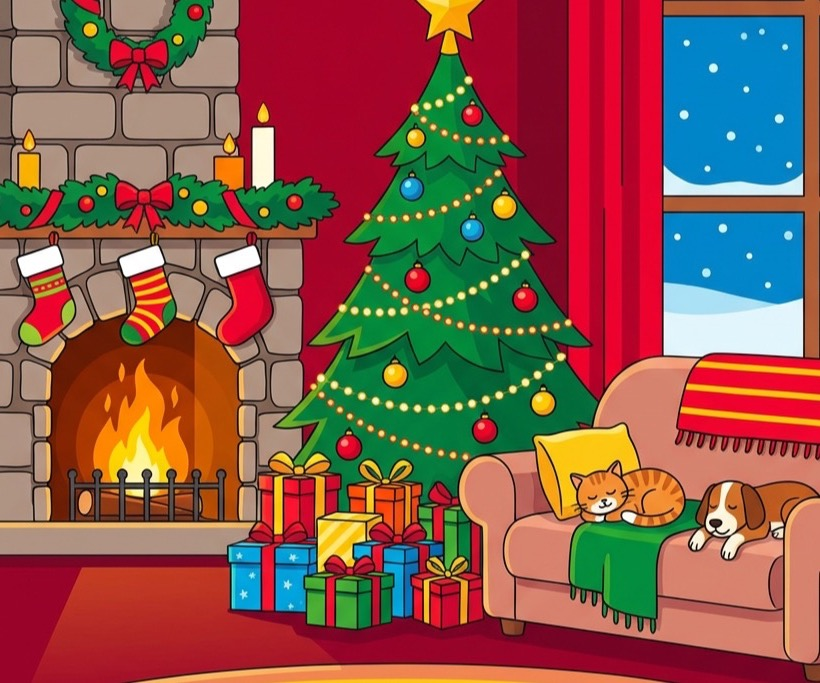
#> input picture assets/images/season1_stage1_3to2_v2_orig.png, 820 x 683 px, found by its file name
$ python crop_images.py
#> lines starting #> are read from the running program, lines starting #| are printed output that depends on the picture
from PIL import Image
import os

def crop_center(pil_img, crop_width, crop_height):
    img_width, img_height = pil_img.size
    return pil_img.crop(((img_width - crop_width) // 2,
                         (img_height - crop_height) // 2,
                         (img_width + crop_width) // 2,
                         (img_height + crop_height) // 2))

def crop_to_aspect_ratio(image_path, target_ratio=1.5):
#> called with target_ratio = 1.5
    try:
        img = Image.open(image_path)
#> img is the input picture: PIL image 820x683 RGB; mean R, G, B 136.8, 87.4, 75
        width, height = img.size
#> width = 820; height = 683
        current_ratio = width / height
#> current_ratio = 1.2

        if abs(current_ratio - target_ratio) < 0.01:
            print(f"Image {image_path} is already close to target ratio.")
            return

        print(f"Cropping {image_path} from {width}x{height} (Ratio: {current_ratio:.2f}) to 3:2")
#| Cropping /Users/trinity/Projects/find-difference/find-the-difference/assets/images/season1_stage1_3to2_v2_orig.png from 820x683 (Ratio: 1.20) to 3:2

        if current_ratio > target_ratio:
            # Too wide, crop width
            new_width = int(height * target_ratio)
            new_height = height
        else:
            # Too tall (square is usually here), crop height
            new_width = width
#> new_width = 820
            new_height = int(width / target_ratio)
#> new_height = 546

        cropped_img = crop_center(img, new_width, new_height)
#> in crop_center, `return pil_img.crop(((img_width - crop_width) // 2, (img_height - crop..`:
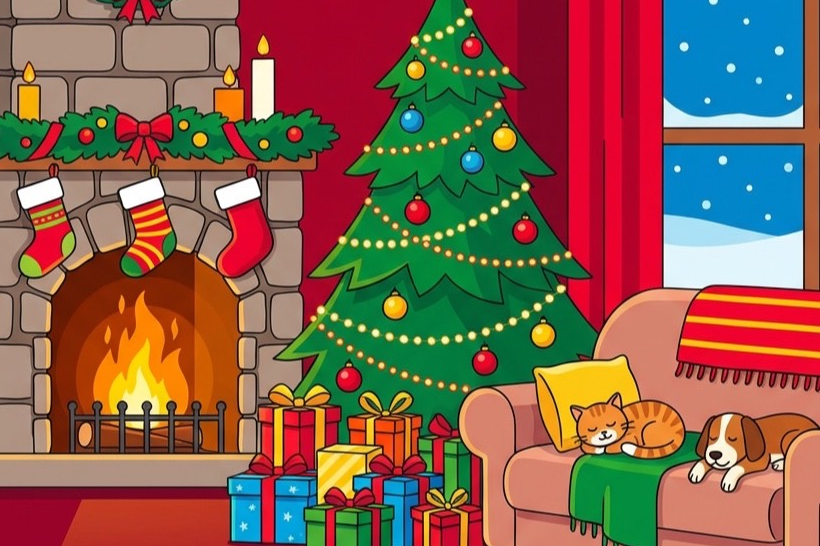
#> returned value: PIL image 820x546 RGB; mean R, G, B 133.6, 95.4, 77.8
        cropped_img.save(image_path)
        print(f"Saved {image_path} as {new_width}x{new_height}")
#| Saved /Users/trinity/Projects/find-difference/find-the-difference/assets/images/season1_stage1_3to2_v2_orig.png as 820x546

    except Exception as e:
        print(f"Error processing {image_path}: {e}")

# Paths to the V2 images
base_path = "/Users/trinity/Projects/find-difference/find-the-difference/assets/images"
images = [
    os.path.join(base_path, "season1_stage1_3to2_v2_orig.png"),
    os.path.join(base_path, "season1_stage1_3to2_v2_diff.png")
]

for img_path in images:
    crop_to_aspect_ratio(img_path, 3/2)
#> pass 2 of the loop `for img_path in images:`:
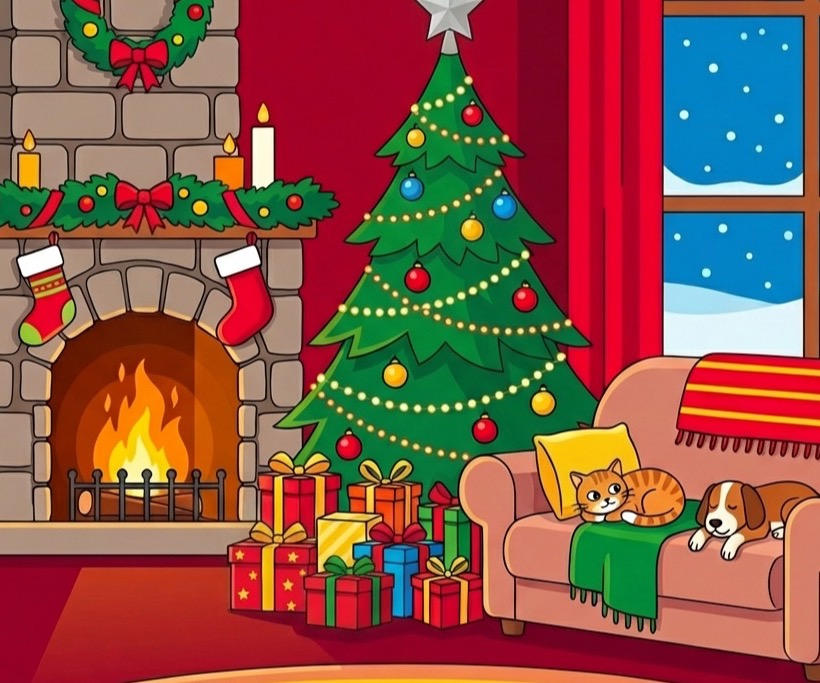
#> input picture assets/images/season1_stage1_3to2_v2_diff.png, 820 x 683 px, found by its file name
#> in crop_to_aspect_ratio, img is the input picture: PIL image 820x683 RGB; mean R, G, B 136.5, 83.6, 71.5
#| Cropping /Users/trinity/Projects/find-difference/find-the-difference/assets/images/season1_stage1_3to2_v2_diff.png from 820x683 (Ratio: 1.20) to 3:2
#> in crop_center (call 2), `return pil_img.crop(((img_width - crop_width) // 2, (img_height - crop..`:
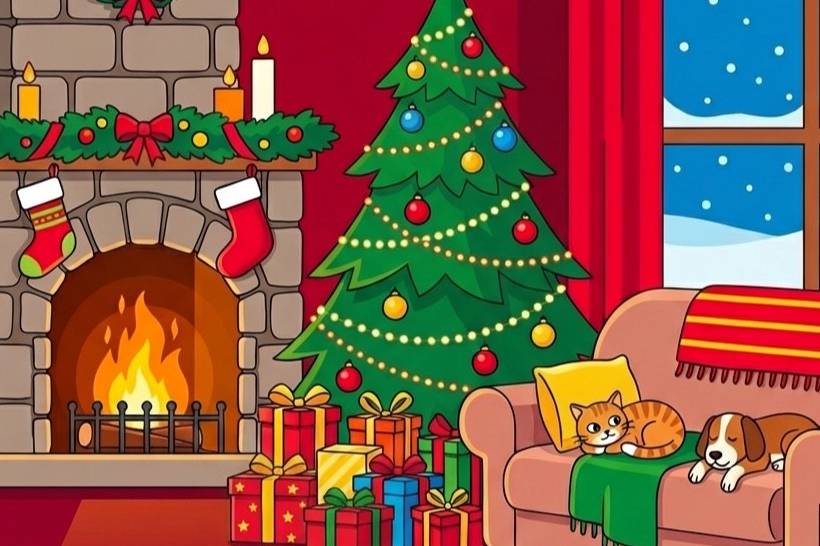
#> returned value: PIL image 820x546 RGB; mean R, G, B 133.9, 91.4, 73.7
#| Saved /Users/trinity/Projects/find-difference/find-the-difference/assets/images/season1_stage1_3to2_v2_diff.png as 820x546
